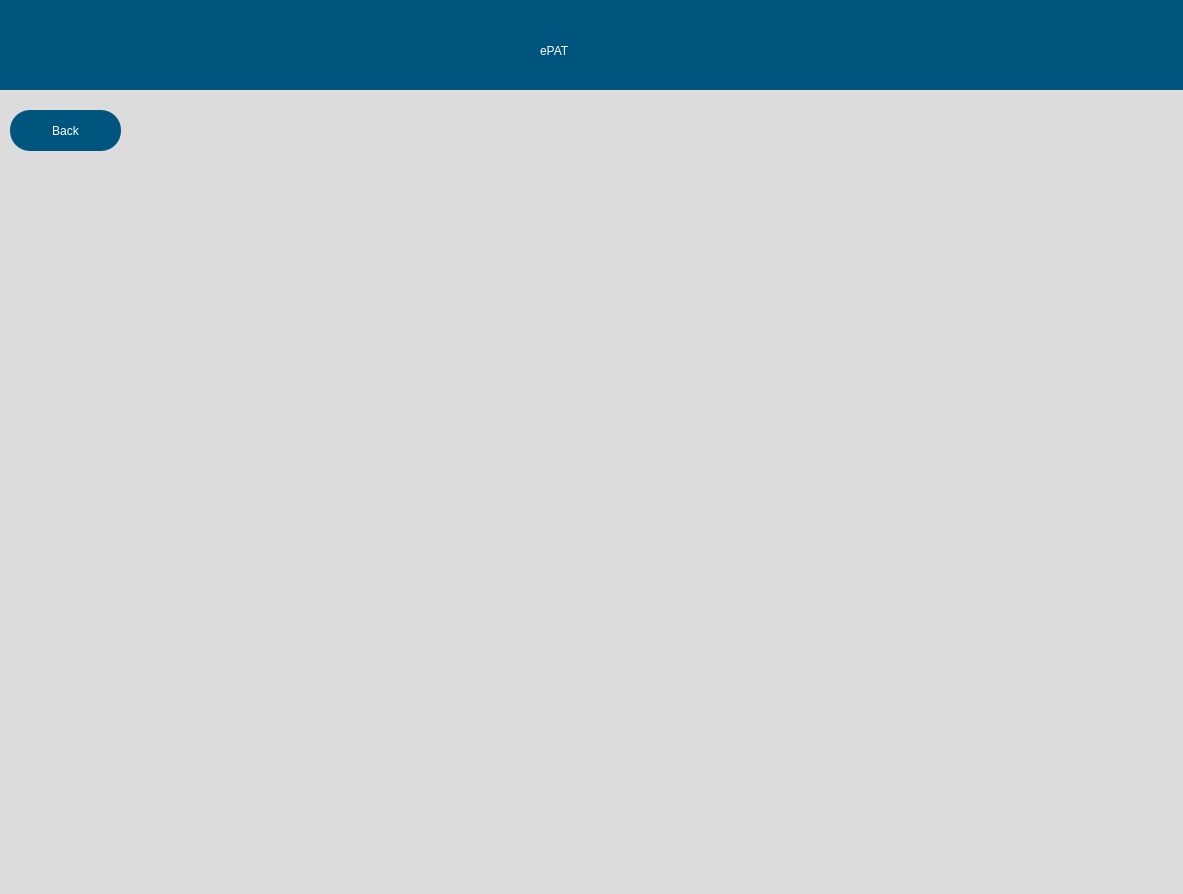
<?xml version="1.0" encoding="UTF-8"?>
<ui version="4.0">
 <class>Dialog</class>
 <widget class="QDialog" name="Dialog">
  <property name="geometry">
   <rect>
    <x>0</x>
    <y>0</y>
    <width>1183</width>
    <height>894</height>
   </rect>
  </property>
  <property name="windowTitle">
   <string>Dialog</string>
  </property>
  <widget class="QWidget" name="widget" native="true">
   <property name="geometry">
    <rect>
     <x>-10</x>
     <y>0</y>
     <width>1200</width>
     <height>900</height>
    </rect>
   </property>
   <property name="styleSheet">
    <string notr="true">background-color: rgb(220, 220, 220);</string>
   </property>
   <widget class="QWidget" name="widget_2" native="true">
    <property name="geometry">
     <rect>
      <x>10</x>
      <y>0</y>
      <width>1200</width>
      <height>90</height>
     </rect>
    </property>
    <property name="styleSheet">
     <string notr="true">background-color: rgb(0, 85, 127);</string>
    </property>
    <widget class="QLabel" name="label">
     <property name="geometry">
      <rect>
       <x>540</x>
       <y>20</y>
       <width>141</width>
       <height>61</height>
      </rect>
     </property>
     <property name="styleSheet">
      <string notr="true">font: 75 36pt &quot;Arial&quot;;
color: rgb(255, 255, 255);
</string>
     </property>
     <property name="text">
      <string>ePAT</string>
     </property>
    </widget>
   </widget>
   <widget class="QPushButton" name="pushButton">
    <property name="geometry">
     <rect>
      <x>20</x>
      <y>110</y>
      <width>111</width>
      <height>41</height>
     </rect>
    </property>
    <property name="styleSheet">
     <string notr="true">background-color: rgb(0, 85, 127);
color: rgb(255, 255, 255);
font: 14pt &quot;MS Shell Dlg 2&quot;;
border-radius:20px;</string>
    </property>
    <property name="text">
     <string>Back</string>
    </property>
   </widget>
  </widget>
 </widget>
 <resources/>
 <connections/>
</ui>
